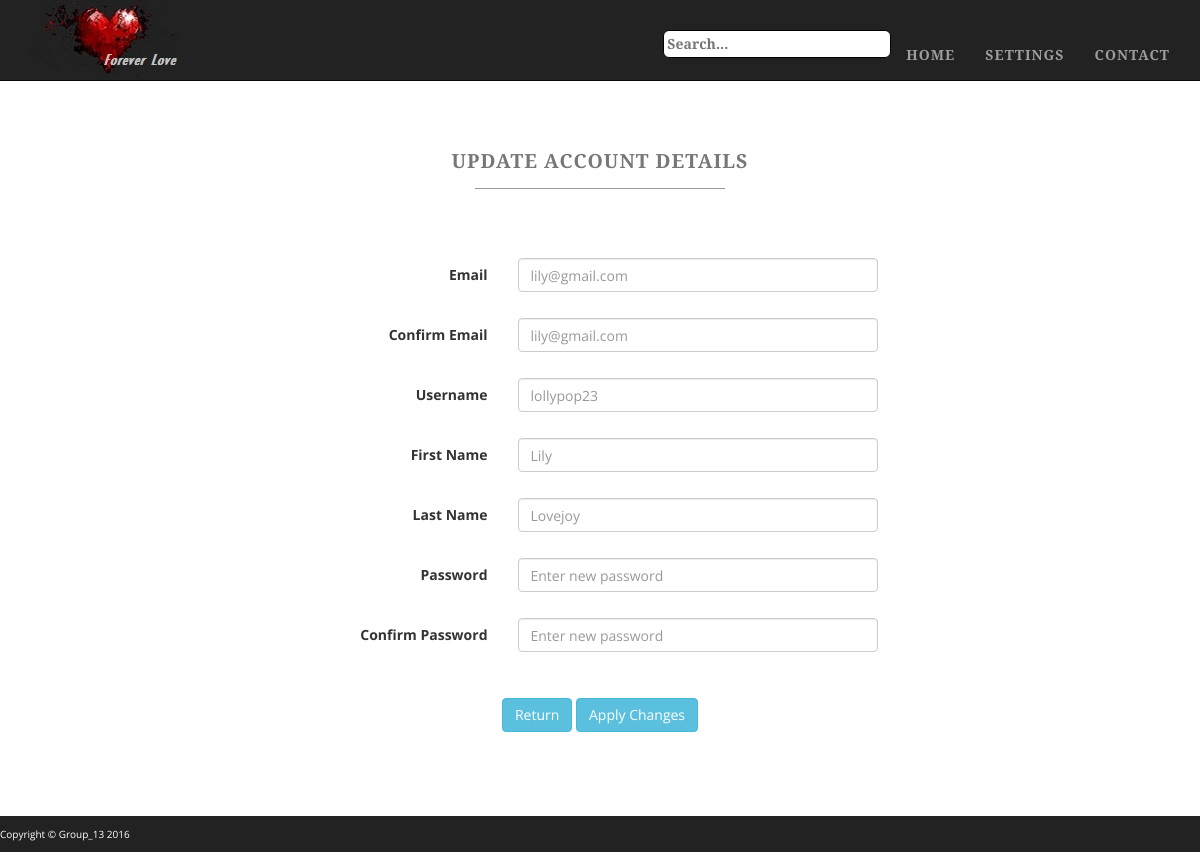
The page /updateRegDetailsPage.php on the database its author committed.
### tables this page shows
CREATE TABLE IF NOT EXISTS `registration_details` (
  `user_id` int(11) NOT NULL AUTO_INCREMENT,
  `username` varchar(32) NOT NULL,
  `first_name` varchar(32) NOT NULL,
  `last_name` varchar(32) NOT NULL,
  `password` varchar(256) NOT NULL,
  `email` varchar(128) NOT NULL,
  PRIMARY KEY (`user_id`),
  UNIQUE KEY `Username` (`username`,`email`)
);

### classes/Config.php (called while the page is built)
<?php
class Config{
    public static function get($path = null){
        if($path){
            $config = $GLOBALS['config'];
            $path = explode('/', $path);
            foreach($path as $bit){
                if(isset($config[$bit]))
                    $config = $config[$bit];
            }
            return $config;
        }
        return false;
    }
}

### classes/DB.php (called while the page is built, shortened)
<?php
class DB{
    private static $instance = null;
    private $pdo, $query, $error = false, $results, $count = 0;
    private function __construct(){
        try{
            $this->pdo = new PDO(
                'mysql:host='.Config::get('mysql/host').';dbname='.Config::get('mysql/db'),
                Config::get('mysql/username'),
                Config::get('mysql/password')
            );
        }catch (PDOException $e){
            die($e->getMessage());
        }
    }
    public static function getInstance(){
        if(!isset(self::$instance)){
            self::$instance = new DB();
        }
        return self::$instance;
    }
    public function query($sql, $params = []){
        $this->error = false;
        if($this->query = $this->pdo->prepare($sql)){
            $x = 1;
            if(count($params)){
                foreach($params as $param){
                    $this->query->bindValue($x, $param);
                    $x++;
                }
            }
            if($this->query->execute()){
                $this->results = $this->query->fetchAll(PDO::FETCH_OBJ);
            }
            else{
                $this->error = true;
            }
        }
        return $this;
    }
    public function action($action, $table, $where = []){
        if(count($where) === 3){
            $operators = ['=', '>', '<', '>=', '<='];
            $field = $where[0];
            $operator = $where[1];
            $value = $where[2];
            if(in_array($operator, $operators)){
                $sql = "{$action} FROM {$table} WHERE {$field} {$operator} ?";
                if(!$this->query($sql, [$value])->error()){
                    return $this;
                }
            }
        }
        return false;
    }
    public function get($table, $where){
        return $this->action('SELECT *', $table, $where);
    }
    public function results(){
        return $this->results;
    }
    public function error(){
        return $this->error;
    }
}

### classes/ReturnShortcuts.php (called while the page is built, shortened)
<?php
class ReturnShortcuts
{
    public static function returnRegDetails($uid){
        $registrationDetails = DB::getInstance()->get('registration_details', ['user_id', '=', $uid])->results()[0];
            $dbvalue = array("username"=>$registrationDetails->username, "first_name"=>$registrationDetails->first_name,
                              "last_name"=>$registrationDetails->last_name, "password"=>$registrationDetails->password,
                              "email"=>$registrationDetails->email);
        return $dbvalue;
    }
}

### classes/Input.php (called while the page is built, shortened)
<?php
class Input{
    public static function get($item){
        return '';
    }
}

### updateRegDetailsPage.php (the view, shortened to what this page needs)
<!DOCTYPE html>
<html>
<head>
    <link href="css/bootstrap.min.css" rel="stylesheet">
    <link href="css/custom-base-page.css" rel="stylesheet">
    <link href="css/custom-form-page.css" rel="stylesheet">
    <?php
    include($_SERVER['DOCUMENT_ROOT'].'/classes/ReturnShortcuts.php');
    $uid = 1;
    $dbvalue =  ReturnShortcuts::returnRegDetails($uid);
    ?>
</head>
<body class="full">
<div class="container">
    <div class="row">
        <div class="box">
            <div class="col-lg-12 text-center">
                <br><br>
                <h2>
                    <small>
                        <strong>Update Account Details</strong>
                    </small>
                </h2>
                <hr class="tagline-divider">
                <p>
                <br><br>
                    <form id="userRegDetails" class="form-horizontal" action="updateRegDetailsPage.php" role="form" id="updateRD" method="POST">
                        <fieldset>
                            <div class="form-group" id="email_group">
                                <label for="email" class="col-md-4 col-sm-5 control-label"><b>Email</b></label>
                                <div class="col-md-8 col-sm-7">
                                    <input type="email" class="form-control" id="email" name="email" maxlength="128" placeholder="<?php echo ($dbvalue['email']);?>" value="<?php echo Input::get('email');?>">
                                </div>
                                    <p class="col-md-4 col-sm-5"></p>
                                </div>
                                <div class="form-group" id="confirm_email_group">
                                    <label for="confirm_email" class="col-md-4 col-sm-5 control-label"><b>Confirm Email</b></label>
                                    <div class="col-md-8 col-sm-7">
                                        <input type="email" class="form-control" id="confirm_email" name="confirm_email" maxlength="128" placeholder="<?php echo ($dbvalue['email']);?>" value="">
                                    </div>
                                    <p class="col-md-4 col-sm-5"></p>
                                </div>
                                <div class="form-group" id="username_group">
                                    <label for="username" class="col-md-4 col-sm-5 control-label"><b>Username</b></label>
                                    <div class="col-md-8 col-sm-7">
                                        <input type="text" class="form-control" id="username" name="username" maxlength="32" placeholder= "<?php echo ($dbvalue['username']);?>" value="<?php echo Input::get('username');?>">
                                    </div>
                                    <p class="col-md-4 col-sm-5"></p>
                                </div>
                                <div class="form-group" id="first_name_group">
                                    <label for="first_name" class="col-md-4 col-sm-5 control-label"><b>First Name</b></label>
                                    <div class="col-md-8 col-sm-7">
                                        <input type="text" class="form-control" id="first_name" name="first_name" maxlength="32" placeholder="<?php echo ($dbvalue['first_name']);?>" value="<?php echo Input::get('first_name');?>" autocomplete="on">
                                    </div>
                                    <p class="col-md-4 col-sm-5"></p>
                                </div>
                                <div class="form-group" id="last_name_group">
                                    <label for="last_name" class="col-md-4 col-sm-5 control-label"><b>Last Name</b></label>
                                    <div class="col-md-8 col-sm-7">
                                        <input type="text" class="form-control" id="last_name" name="last_name" maxlength="32" placeholder="<?php echo ($dbvalue['last_name']);?>" value="<?php echo Input::get('last_name');?>" autocomplete="on">
                                    </div>
                                    <p class="col-md-4 col-sm-5"></p>
                                </div>
                                <div class="form-group" id="password_group">
                                    <label for="password" class="col-md-4 col-sm-5 control-label"><b>Password</b></label>
                                    <div class="col-md-8 col-sm-7">
                                        <input type="password" class="form-control" maxlength="32" id="password" name="password" placeholder="Enter new password" value="">
                                    </div>
                                    <p class="col-md-4 col-sm-5"></p>
                                </div>
                                <div class="form-group" id="confirm_password_group">
                                    <label for="confirm_password" class="col-md-4 col-sm-5 control-label"><b>Confirm Password</b></label>
                                    <div class="col-md-8 col-sm-7">
                                        <input type="password" class="form-control" maxlength="32" id="confirm_password" name="confirm_password" placeholder="Enter new password" value="">
                                    </div>
                                    <p class="col-md-4"></p>
                                </div>
                                </fieldset>
                                <br>
                                <a href="settingsPage.php" class="btn btn-info center-inline" role="button">Return</a>
                                <input class="btn btn-info center-inline" id="continue_button" name="Send" type="submit" value="Apply Changes">
                                </form>
                    <br><br>
                    <br><br>
                </p>
            </div>
        </div>
    </div>
</div>
</body>
</html>

### css/custom-base-page.css (style rules this page uses)
body { margin-top: 50px; }
.full { background: url('http://gdurl.com/1DKh') no-repeat center center fixed; -webkit-background-size: cover; -moz-background-size: cover; background-size: cover; -o-background-size: cover; }
.navbar-nav { margin-top: 30px; }
body { font-family: "Open Sans","Helvetica Neue",Helvetica,Arial,sans-serif; }
h1, h2, h3, h4, h5, h6 { text-transform: uppercase; font-family: "Josefin Slab","Helvetica Neue",Helvetica,Arial,sans-serif; font-weight: 700; letter-spacing: 1px; }
.nav-text ul { text-transform: uppercase; font-family: "Josefin Slab","Helvetica Neue",Helvetica,Arial,sans-serif; font-weight: 700; letter-spacing: 1px; }
p { font-size: 1.25em; line-height: 1.6; color: #000; }
hr { max-width: 400px; border-color: #999999; }
.tagline-divider { margin: 15px auto 3px; max-width: 250px; border-color: #999999; }
.box { margin-bottom: 20px; padding: 30px 15px; background: #fff; background: rgba(255,255,255,0.9); }
footer p { margin: 0; padding: 10px 0; text-align: left; background: #222222; color: white; font-size: x-small; }
#input_search { border: solid 1px #000; border-top-right-radius: 6px; border-top-left-radius: 6px; border-bottom-right-radius: 6px; border-bottom-left-radius: 6px; padding: 3px; }
@media screen and (min-width:1200px) { .box:after { content: ''; display: table; clear: both; } }

### css/custom-form-page.css (style rules this page uses)
form { width: 50%; display: inline-block; text-align: center; }

### rows shown on the page
registration_details: email "lily@gmail.com", confirm_email "lily@gmail.com", username "lollypop23", first_name "Lily", last_name "Lovejoy"
